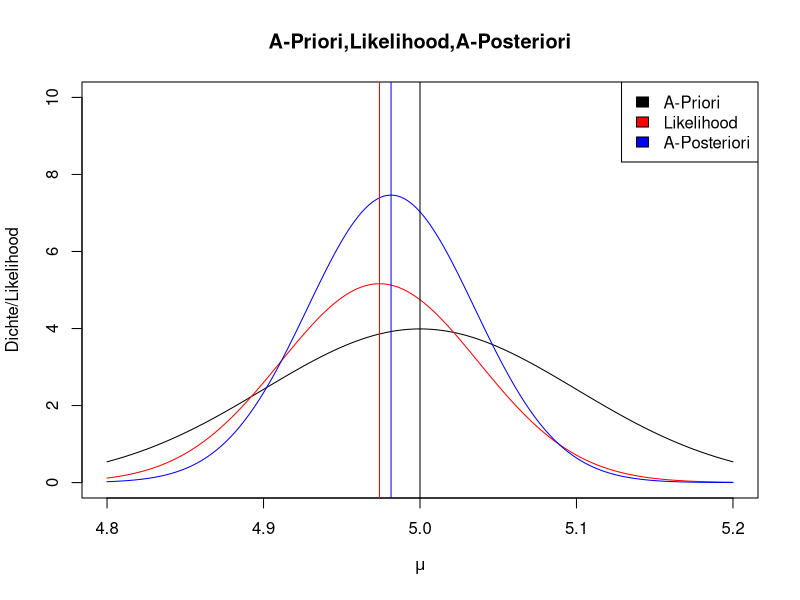
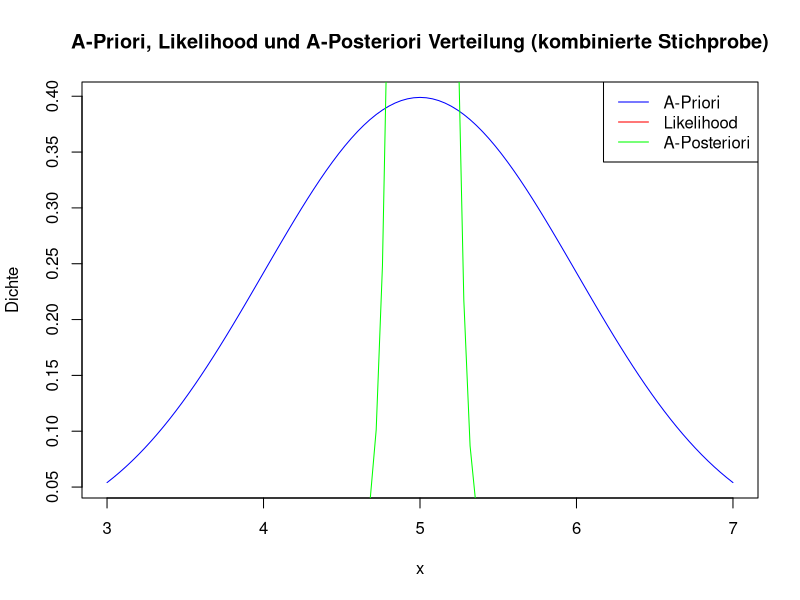

Reproduce these figures in R, in order.
# Aufgabe 1
## A
?rlogis
rlogis(1, location = 0, scale = 1)
## B

## C
?optim
optim(c(0, 1), function(par, x) -sum(dlogis(x, location = par[1], scale = par[2])), x = 50)

# Aufgabe 2

c(
  (1 / 500) * 0.995,
  (1 / 500) * 0.005,
  (499 / 500) * 0.006,
  (499 / 500) * 0.994
)

# Aufgabe 4
x1 <- c(5.08774228592843, 4.68263159130066, 5.10245924334245, 4.97815588066122, 4.91573144670804, 4.94022379251288, 4.67149365210807, 5.08403749479561, 5.15667283221903, 5.12188176748088)
# Plotten Sie die Dichte der A-Priori-Verteilung, die Likelihood und die A-Posteriori-Verteilung für µ unter Verwendung der gegebenen Stichprobe.

## A
n <- length(x1)
mu0 <- 5
sigma0 <- 0.1

xachse <- seq(4.8, 5.2, 0.001)
plot(xachse, dnorm(xachse, mean = mu0, sd = sigma0), type = "l", main = "A-Priori,Likelihood,A-Posteriori", xlab = expression(mu), ylab = "Dichte/Likelihood", ylim = c(0, 10))

xquer <- mean(x1)
sigma <- 0.2

likelihood <- function(mu) prod(dnorm(x1, mean = mu, sd = sigma))
L <- Vectorize(FUN = likelihood, vectorize.args = "mu")

lines(xachse, L(xachse) / 6, col = "red")

mu1 <- ((n / sigma^2) * xquer + (1 / sigma0^2) * mu0) / (n / sigma^2 + 1 / sigma0^2)
sigma1 <- sqrt(1 / (n / sigma^2 + 1 / sigma0^2))
lines(xachse, dnorm(xachse, mean = mu1, sd = sigma1), col = "blue")
abline(v = c(mu0, xquer, mu1), col = c("black", "red", "blue"))
legend("topright", fill = c("black", "red", "blue"), legend = c("A-Priori", "Likelihood", "A-Posteriori"))

## B
# Wo hat die A-Posteriori-Verteilung ihr Maximum? Ist dieser Wert grösser oder kleiner als das Stichprobenmittel? Warum?

# Die A-Posteriori-Verteilung hat ihr Maximum bei etwa 4.95. Dieser Wert ist kleiner als das Stichprobenmittel (5.004). Dies liegt daran, dass die A-Priori-Verteilung (mit Mittelwert 5) die Schätzung nach unten zieht, da sie eine stärkere Gewichtung auf niedrigere Werte legt.

## C
x2 <- c(5.25241969628093, 5.42904043376296, 5.18137613561775, 5.08732299979658, 4.87818940768848, 4.97768870963484, 4.92892245991247, 5.34359733511405, 4.67414779074627, 4.8478412685637)

# Werfen Sie die beiden Stichproben zusammen, und führen Sie die Analyse aus a) erneut durch. Wie verändert sich die A-Posteriori-Verteilung?

x_combined <- c(x1, x2)
curve(dnorm(x, mean = 5, sd = 1), from = 3, to = 7, col = "blue", ylab = "Dichte", xlab = "x", main = "A-Priori, Likelihood und A-Posteriori Verteilung (kombinierte Stichprobe)")
curve(prod(dnorm(x_combined, mean = x, sd = 0.5)) * dnorm(x, mean = 5, sd = 1), from = 3, to = 7, col = "red", add = TRUE)
curve(dnorm(x, mean = (5 / 1 + sum(x_combined) / 0.5^2) / (1 / 1 + length(x_combined) / 0.5^2), sd = sqrt(1 / (1 / 1 + length(x_combined) / 0.5^2))), from = 3, to = 7, col = "green", add = TRUE)
legend("topright", legend = c("A-Priori", "Likelihood", "A-Posteriori"), col = c("blue", "red", "green"), lty = 1)
